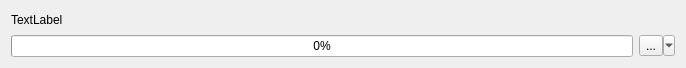
<?xml version="1.0" encoding="UTF-8"?>
<ui version="4.0">
 <class>session_layout</class>
 <widget class="QDialog" name="session_layout">
  <property name="geometry">
   <rect>
    <x>0</x>
    <y>0</y>
    <width>686</width>
    <height>68</height>
   </rect>
  </property>
  <property name="windowTitle">
   <string>Generate Project</string>
  </property>
  <layout class="QGridLayout" name="gridLayout">
   <item row="0" column="0">
    <widget class="QLabel" name="info_label">
     <property name="text">
      <string>TextLabel</string>
     </property>
    </widget>
   </item>
   <item row="1" column="0">
    <layout class="QHBoxLayout" name="horizontalLayout">
     <item>
      <widget class="QProgressBar" name="progress_bar">
       <property name="value">
        <number>0</number>
       </property>
      </widget>
     </item>
     <item>
      <widget class="QToolButton" name="create_tool_button">
       <property name="text">
        <string>...</string>
       </property>
       <property name="popupMode">
        <enum>QToolButton::MenuButtonPopup</enum>
       </property>
      </widget>
     </item>
    </layout>
   </item>
  </layout>
 </widget>
 <resources/>
 <connections/>
</ui>
